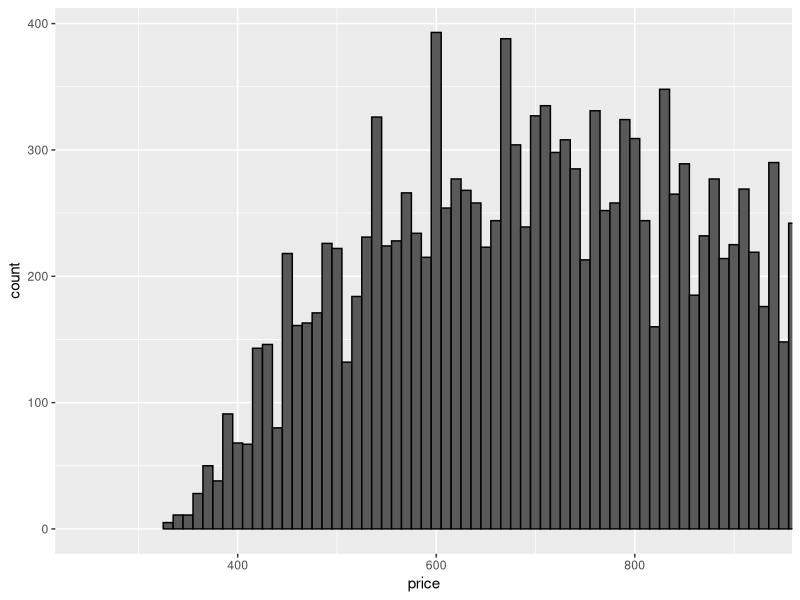
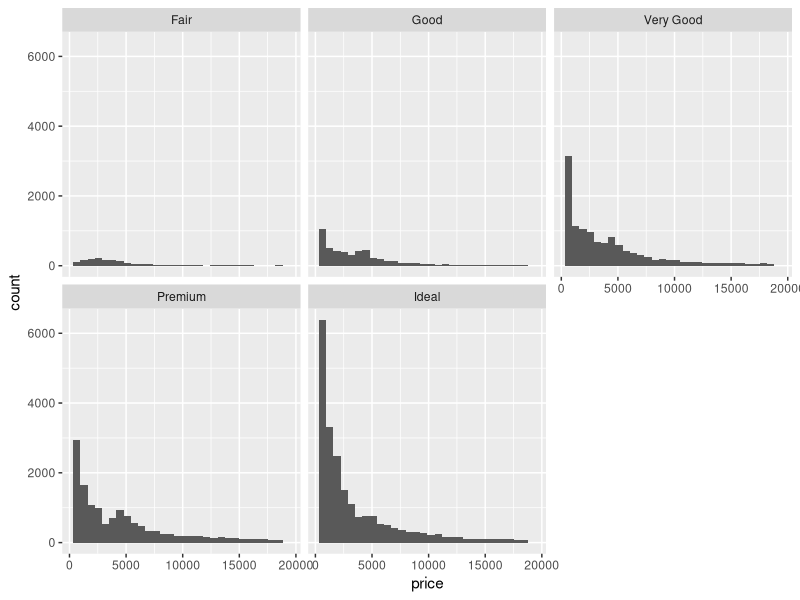
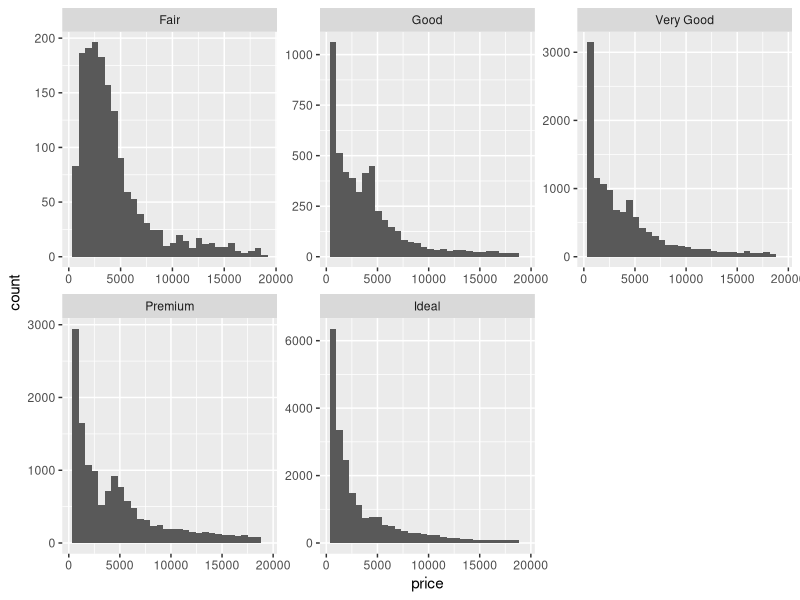
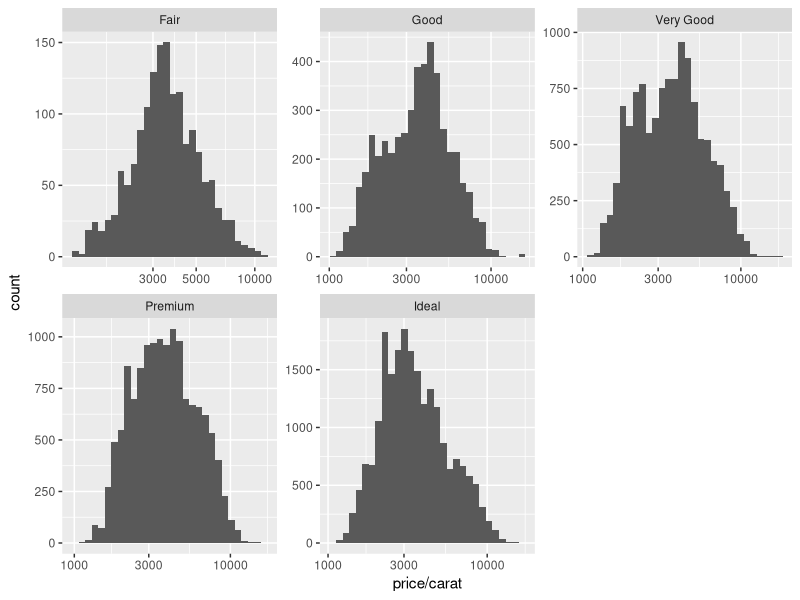
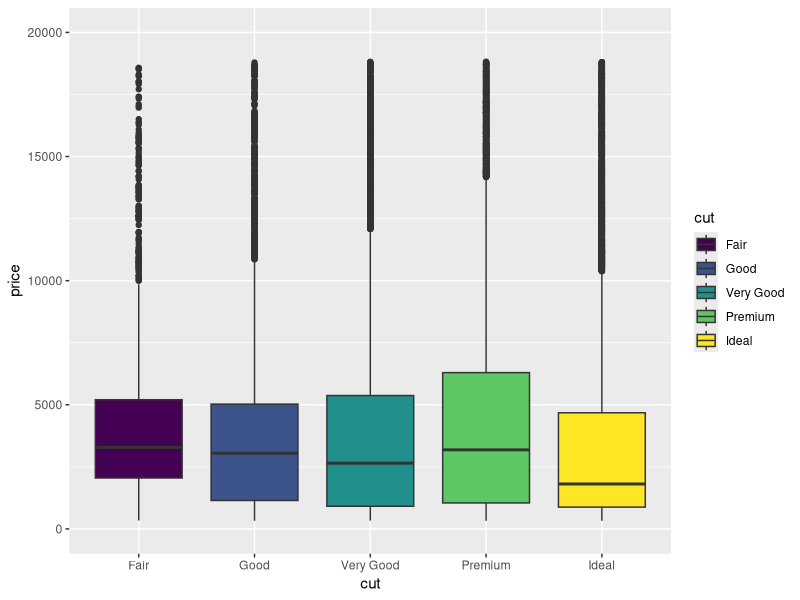
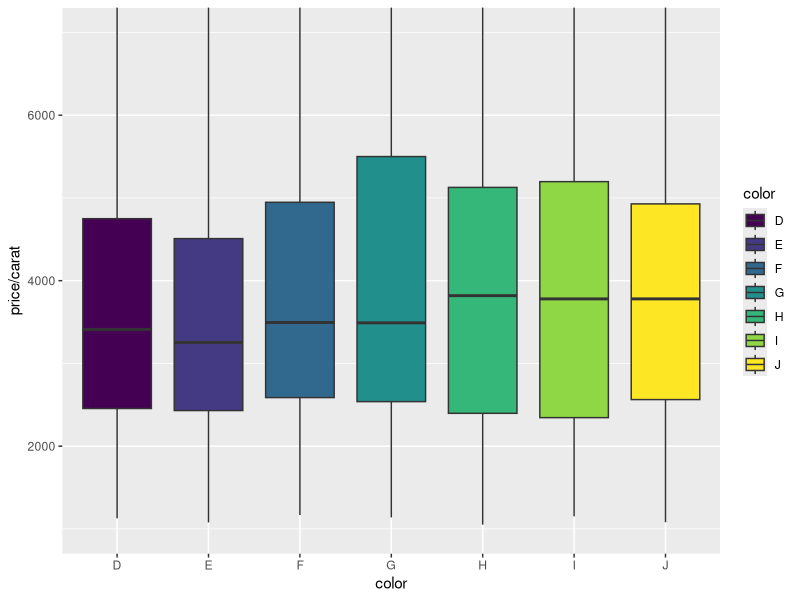
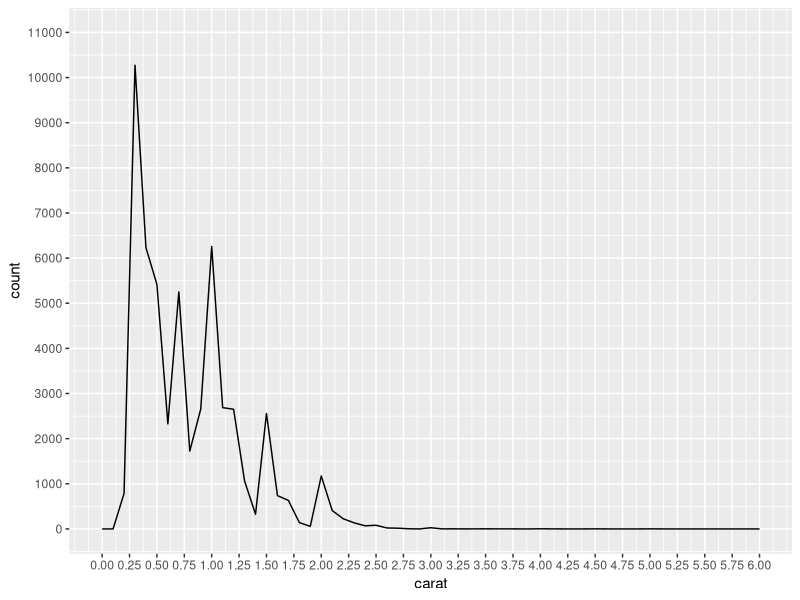
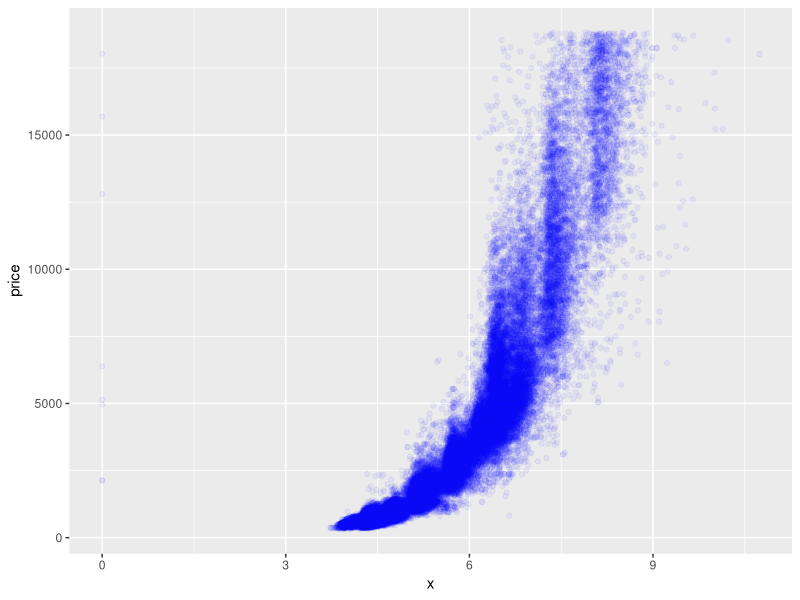

Write R code to recreate these figures, in order.
## ---- chunk 1
library(ggplot2)
library(dplyr)
data(diamonds)

summary(diamonds)
str(diamonds)
## ---- chunk 2
#Diamonds at certain prices
subset(diamonds, price<500)
subset(diamonds, price<250)
subset(diamonds, price>=15000)
## ---- chunk 3
#Exploring the largest peak area in the price histogram
ggplot(diamonds, aes(x=price)) +geom_histogram(color='black', binwidth=10)+
  coord_cartesian(xlim = c(250,925))
## ---- chunk 4
#Creating histogram of diamond prices by cut
ggplot(data = diamonds)+
  geom_histogram(aes(x = price)) + 
  facet_wrap(~ cut)
## ---- chunk 5
#Getting Median stats by cut
aggregate(. ~cut, data=diamonds, FUN=median)
## ---- chunk 6
#Getting Highest price diamond by cut 
aggregate(. ~cut, data=diamonds, FUN=max)
## ---- chunk 7
#The previous plot showed the distributions as different so freeing the scales
#Fyi using this bin width on purpose
ggplot(data = diamonds)+
  geom_histogram(aes(x = price)) + 
  facet_wrap(~ cut, scales='free')
## ---- chunk 8
#Looking at the price per carrat with log10
ggplot(data = diamonds)+
  geom_histogram(aes(x = price/carat)) + 
  facet_wrap(~ cut, scales='free')+
  scale_x_log10()
## ---- chunk 9
#Creating a box plot for price based on cut
ggplot(diamonds, aes(x=cut, y=price, fill=cut))+
  geom_boxplot()+
  coord_cartesian(ylim = c(0,20000))
## ---- chunk 10
#Summarizing price data by color
by(diamonds$price, diamonds$color, summary)
## ---- chunk 11
#Getting individual IQR's based on certain color
IQR(subset(diamonds, color=='D')$price)
IQR(subset(diamonds, color=='J')$price)
## ---- chunk 12
#Getting price IQR by color
by(diamonds$price,diamonds$color,IQR)
## ---- chunk 13
#Looking at price per carat of diamonds across colors
ggplot(diamonds, aes(x=color, y=price/carat, fill=color))+
  geom_boxplot()+
  coord_cartesian(ylim = c(1000,7000))
## ---- chunk 14
#Investigating carats using a frequency polygon
#Fyi using these limits on purpose
ggplot(diamonds, aes(x=carat))+
  geom_freqpoly(binwidth=0.1)+
  scale_x_continuous(limits=c(0,6), breaks=seq(0,6,0.25))+
  scale_y_continuous(limits=c(0,11000), breaks=seq(0,11000,1000))
## ---- chunk 15
ggplot(diamonds, aes(x=x, y=price))+geom_point(color="blue", alpha=1/20)
## ---- chunk 16
#Calculating correlations
with(diamonds, cor.test(x, price))
with(diamonds, cor.test(y, price))
with(diamonds, cor.test(z, price))
## ---- chunk 17
ggplot(diamonds, aes(x=depth, y=price)) +geom_point(color='blue', alpha=1/100)+
  scale_x_continuous(breaks = seq(0,80,2))
## ---- chunk 18
with(diamonds, cor.test(x=depth, y=price))
## ---- chunk 19
ggplot(diamonds, aes(x=carat, y=price))+geom_point(color='blue', alpha=1/20)+
  scale_x_continuous(limits = c(0, quantile(diamonds$carat, 0.99)))+
  scale_y_continuous(limits = c(0, quantile(diamonds$price, 0.99)))+
  stat_smooth(method = 'lm')
## ---- chunk 20
ggplot(diamonds, aes(x= x*y*z, y=price)) +geom_point(alpha = 1/20, color='blue')
## ---- chunk 21
#Calculating volume with variables x, y,z
#Getting correlation but not including volume of 0 or 800+
diamonds$volume <- diamonds$x * diamonds$y * diamonds$z
with(subset(diamonds,diamonds$volume>0 & diamonds$volume<800), cor.test(volume, price))
## ---- chunk 22
ggplot(subset(diamonds,diamonds$volume>0 & diamonds$volume<800), aes(x= x*y*z, y=price)) +
  geom_point(alpha = 1/50, color='blue')+
  geom_smooth(method = 'lm', color='red')


## ---- chunk 23
diamondsByClarity <- diamonds %>%
  group_by(clarity) %>%
  summarise(mean_price = mean(price),
            median_price = median(price),
            min_price = min(price),
            max_price = max(price),
            n = n()) %>%
arrange(clarity)
## ---- chunk 24
library(gridExtra)
b1 <- ggplot(diamondsByClarity, aes(x=clarity, y=mean_price))+ geom_bar(stat='identity', color='blue')
b2 <- ggplot(diamondsByClarity, aes(x=clarity, y=median_price))+ geom_bar(stat='identity', color='blue')
grid.arrange(b1,b2)
## ---- chunk 25
#Plotting the histograms in each color with a facet wrap showing the different cuts
ggplot(diamonds, aes(x=price, fill=cut))+ geom_histogram()+ facet_wrap(~color)+
  scale_fill_brewer(type = 'qual')+
  scale_x_log10()
## ---- chunk 26
#Creating a scatter plot of the table value vs price
#Table reflects the width of hte top diamond
ggplot(diamonds, aes(x=table, y=price)) +
  geom_point(aes(color=cut), alpha=1/2)+
  scale_color_brewer(type='qual')+
  coord_cartesian(xlim=c(50,80))
## ---- chunk 27
#Adding a volume variable with transform
diamonds <- transform(diamonds, volume = x*y*z)
## ---- chunk 28
#Plotting price (in a log10 scale) in terms of volume colored by clarity
ggplot(subset(diamonds, volume < quantile(volume, 0.99)), aes(x=volume, y=price))+
  geom_point(aes(color = clarity))+
  scale_color_brewer(type = 'div')+
  scale_y_log10()
  
## ---- chunk 29
ggplot(diamonds, aes(x=cut, y=price)) +geom_jitter(aes(color=color))+
  scale_color_brewer(type = 'div')+
  facet_wrap(~ clarity)
## ---- chunk 30
cuberoot_trans = function() trans_new('cuberoot', transform = function(x) x^(1/3),
                                      inverse = function(x) x^3)
## ---- chunk 31
#Looking at the carat with price on a log10 scale
library(scales)
ggplot(aes(x = carat, y = price, color=clarity), data = diamonds) + 
  geom_point(alpha = 0.5, size = 1, position = 'jitter') +
  scale_color_brewer(type = 'div',
    guide = guide_legend(title = 'Clarity', reverse = T,
    override.aes = list(alpha = 1, size = 2))) +  
  scale_x_continuous(trans = cuberoot_trans(), limits = c(0.2, 3),
    breaks = c(0.2, 0.5, 1, 2, 3)) + 
  scale_y_continuous(trans = log10_trans(), limits = c(350, 15000),
    breaks = c(350, 1000, 5000, 10000, 15000)) +
  ggtitle('Price (log10) by Cube-Root of Carat and Clarity')
## ---- chunk 32
#Also looking at it colored by cut
ggplot(aes(x = carat, y = price, color = cut), data = diamonds) + 
  geom_point(alpha = 0.5, size = 1, position = 'jitter') +
  scale_color_brewer(type = 'div',
                     guide = guide_legend(title = 'Cut', reverse = T,
                                          override.aes = list(alpha = 1, size = 2))) +  
  scale_x_continuous(trans = cuberoot_trans(), limits = c(0.2, 3),
                     breaks = c(0.2, 0.5, 1, 2, 3)) + 
  scale_y_continuous(trans = log10_trans(), limits = c(350, 15000),
                     breaks = c(350, 1000, 5000, 10000, 15000)) +
  ggtitle('Price (log10) by Cube-Root of Carat and Clarity')
## ---- chunk 33
ggplot(aes(x = carat, y = price, color = color), data = diamonds) + 
  geom_point(alpha = 0.5, size = 1, position = 'jitter') +
  scale_color_brewer(type = 'div',
                     guide = guide_legend(title = 'Color', reverse = FALSE,
                                          override.aes = list(alpha = 1, size = 2))) +  
  scale_x_continuous(trans = cuberoot_trans(), limits = c(0.2, 3),
                     breaks = c(0.2, 0.5, 1, 2, 3)) + 
  scale_y_continuous(trans = log10_trans(), limits = c(350, 15000),
                     breaks = c(350, 1000, 5000, 10000, 15000)) +
  ggtitle('Price (log10) by Cube-Root of Carat and Color')
## ---- chunk 34
#I makes it as is before using it in the regression, rather than as part of the forumula
suppressWarnings(library(memisc))
m1 <- lm(I(log(price)) ~ I(carat^(1/3)), data= diamonds)
m2 <- update(m1, ~ . + carat)
m3 <- update(m2, ~ . + cut)
m4 <- update(m3, ~ . + color)
m5 <- update(m4, ~ . + clarity)
mtable(m1, m2, m3, m4, m5)
